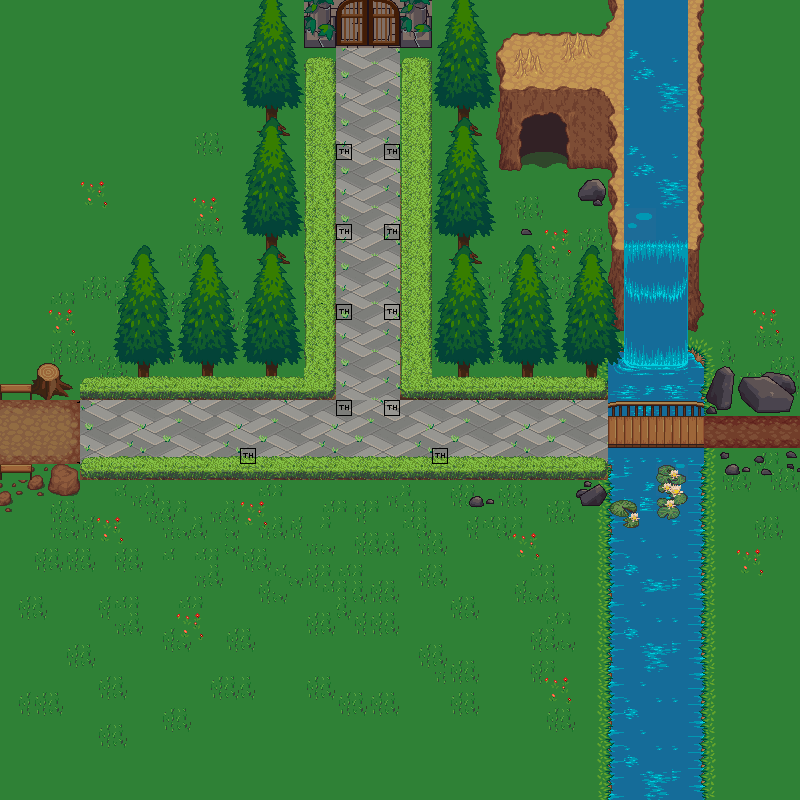

This is a level from a 2D game, rendered from its Tiled map with the project's own tilesets. A one-line summary and the map file follow, with tile-layer data summarised:
An orthogonal 50x50 tile map with 16x16 px tiles, 8 tile layers (fondo, 6, 5, decoration, ...), 2 tilesets.

<map version="1.10" tiledversion="1.10.2" orientation="orthogonal" renderorder="right-down" width="50" height="50" tilewidth="16" tileheight="16" infinite="0" nextlayerid="11" nextobjectid="1">
 <tileset firstgid="1" source="asdafasdf.tsx" />
 <tileset firstgid="4097" source="Entities.tsx" />
 <layer id="4" name="fondo" width="50" height="50">
  <data>[2500 cells, 2500 non-empty, 58 distinct tile ids]</data>
 </layer>
 <layer id="9" name="6" width="50" height="50">
  <data>[2500 cells, 539 non-empty, 98 distinct tile ids]</data>
 </layer>
 <layer id="8" name="5" width="50" height="50">
  <data>[2500 cells, 136 non-empty, 92 distinct tile ids]</data>
 </layer>
 <layer id="6" name="decoration" width="50" height="50">
  <data>[2500 cells, 742 non-empty, 75 distinct tile ids]</data>
 </layer>
 <layer id="1" name="colision" width="50" height="50">
  <data>[2500 cells, 306 non-empty, 97 distinct tile ids]</data>
 </layer>
 <layer id="3" name="fondo" width="50" height="50">
  <data>[2500 cells, 309 non-empty, 103 distinct tile ids]</data>
 </layer>
 <layer id="7" name="1" width="50" height="50">
  <data>[2500 cells, 8 non-empty, 4 distinct tile ids]</data>
 </layer>
 <layer id="10" name="entities" width="50" height="50">
  <data>[2500 cells, 10 non-empty, 1 distinct tile ids]</data>
 </layer>
</map>
